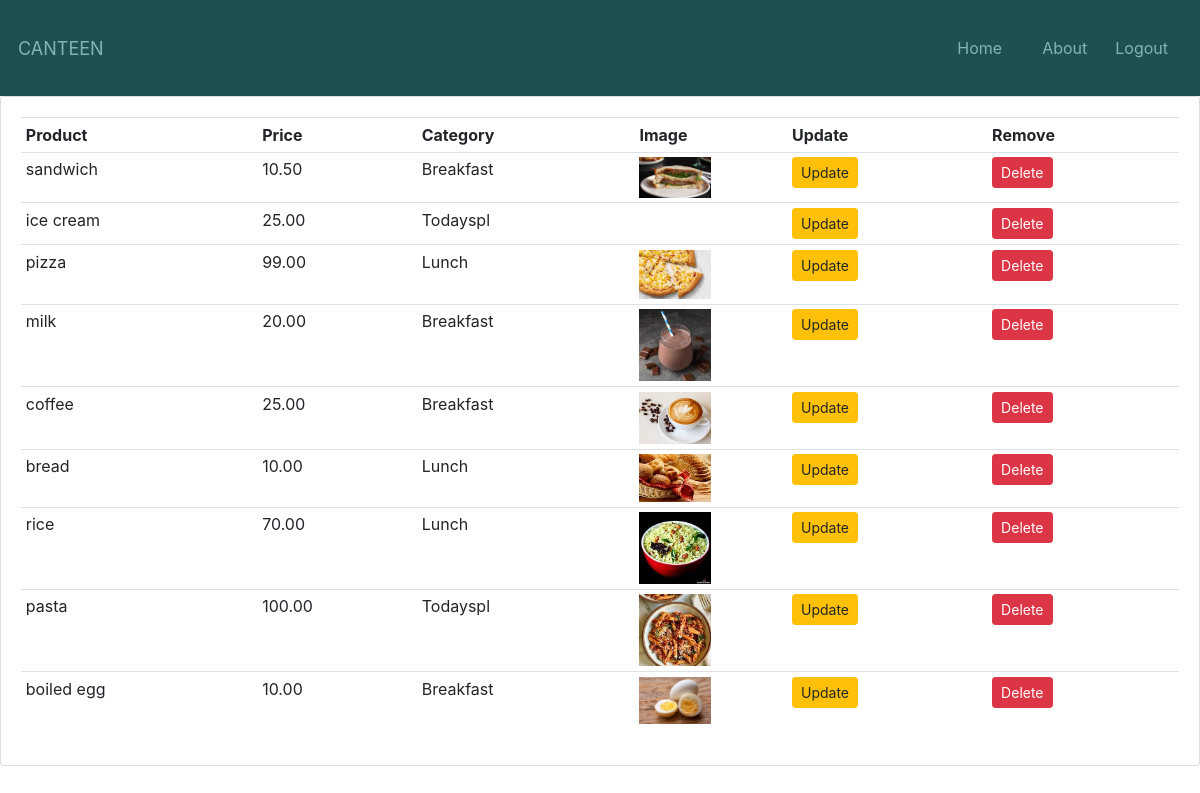
The page /view_product/ (signed in) on the database as committed earlier.
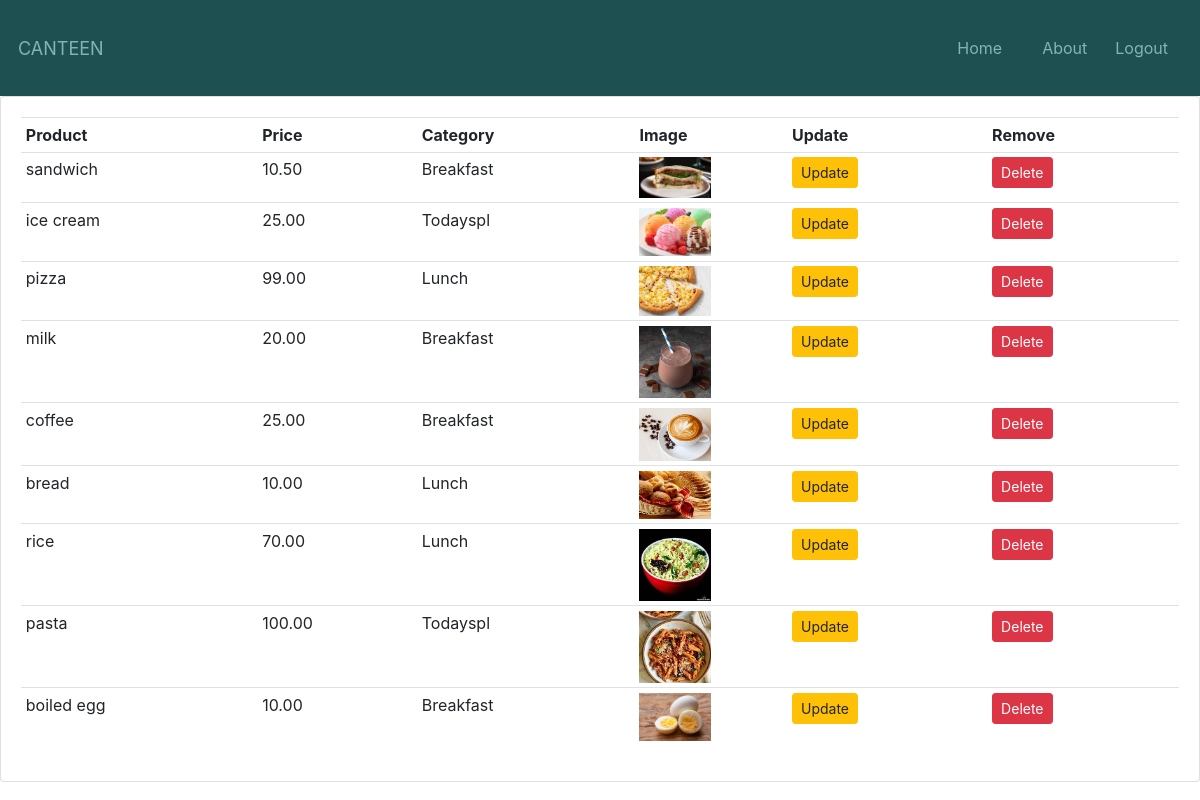
The same page on the database as committed later.
### ordering/models.py (models this page shows, shortened)
class Product(models.Model):
    options=(("Breakfast","Breakfast"),
    ("Lunch","Lunch"),
    ("Todayspl","Todayspl"),)
    name=models.CharField(max_length=100)
    price=models.DecimalField(max_digits=7,decimal_places=2)
    category=models.CharField(max_length=10,choices=options)
    description=models.TextField(max_length=500)
    image=models.ImageField(null=True,blank=True)
    @property
    def ImageURL(self):
        try:
            url = self.image.url
        except:
            url = ''
        return url

### ordering/decorators.py (the view)
    def wrapper_func(request, *args, **kwargs):
        if not request.user.is_staff:
            return redirect('menu')
        else:
            return view_func(request, *args, **kwargs)

### ordering/views.py (called while the page is built)
@admin_only
def view_product(request):
    products=Product.objects.all()
    context={"products":products}
    return render(request,"ordering/view_product.html",context)

### ordering/templates/ordering/view_product.html (shortened to what this page needs)
{% extends "account/base.html" %}
{% block content %}
<div class="row">
    <div class="col-md">
        <div class="card card-body">
            <table class="table table-sm">
                <tr>
                    <th>Product</th>
                    <th>Price</th>
                    <th>Category</th>
                    <th>Image</th>
                    <th>Update</th>
                    <th>Remove</th>
                </tr>
                {% for product in products  %}
                <tr>
                    <td>{{product.name}}</td>
                    <td>{{product.price}}</td>
                    <td>{{product.category}}</td>
                    <td style="max-width:20px; max-height:20px;"><img style="max-width:50%" src="{{product.ImageURL}}"></td>
                    <td><a class="btn btn-sm btn-warning" href="{% url 'update_product' product.id%}">Update</a></td>
                    <td><a class="btn btn-sm btn-danger" href="{% url 'delete_product' product.id %} ">Delete</a></td>
                </tr>
                {% endfor %}
            </table>
        </div>
    </div>
</div>
{% endblock %}

Rows that differ between the two databases and show on the page:
changed Product "ice cream": ImageURL: picture added
